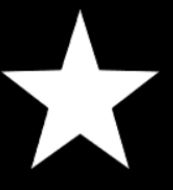
#> input picture OpenCV/Code/5_Counter/picture_3.jpg, 173 x 190 px
$ python centroid.py
#> lines starting #> are read from the running program, lines starting #| are printed output that depends on the picture; after the words box and inside, x2 and y2 are one past the last pixel; in counts of white or black regions, pixels touching at a corner belong together
import cv2
import numpy as np

img = cv2.imread('picture_3.jpg')
#> img is the input picture: shape (190, 173, 3); min 0, max 255, mean 65.9
gray = cv2.cvtColor(img, cv2.COLOR_BGR2GRAY)
ret, binary = cv2.threshold(gray, 127, 255, cv2.THRESH_BINARY)
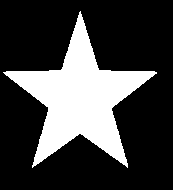
#> binary: shape (190, 173); 25.8% white; 1 white region

# 寻找轮廓
counter, hierarchy = cv2.findContours(
    binary, cv2.RETR_TREE, cv2.CHAIN_APPROX_SIMPLE)
#> counter = 1 contour; box (x1, y1, x2, y2) and area: (3, 11, 157, 168) 8224
# 求取质心
cnt = counter[0]
#> cnt = contour of 248 points, box (x1, y1, x2, y2) (3, 11, 157, 168), area 8224
M = cv2.moments(cnt)
#> M = moments, m00 8224.5, centre m10/m00, m01/m00 = (79.66, 98.08)
cx = int(M['m10']/M['m00'])
#> cx = 79
cy = int(M['m01']/M['m00'])
#> cy = 98

while True:
    cv2.circle(img, (cx, cy), 5, (0, 255, 0), -1)
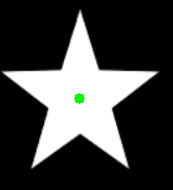
#> img: shape (190, 173, 3); 0.25% of pixels changed, all inside (x1, y1, x2, y2) = (74, 93, 85, 104)
    cv2.imshow('res', img)
    key = cv2.waitKey(1)
#> (key Esc is pressed here)
    if key == 27:
        break

cv2.destroyAllWindows()

$ run again, with OpenCV/Code/5_Counter/picture_1.jpg copied over OpenCV/Code/5_Counter/picture_3.jpg
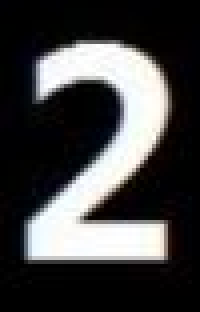
#> input picture OpenCV/Code/5_Counter/picture_1.jpg, 50 x 78 px (shown 4 times larger)
#> img is the input picture: shape (78, 50, 3); mean B, G, R 67.6, 67.2, 67.5
#> `ret, binary = cv2.threshold(gray, 127, 255, cv2.THRESH_BINARY)`:
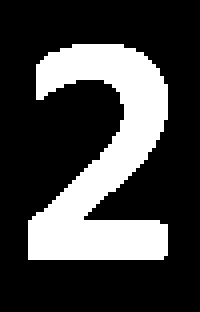
#> binary: shape (78, 50) (shown 4 times larger); 26.5% white; 1 white region
#> counter = 1 contour; box (x1, y1, x2, y2) and area: (7, 11, 42, 65) 933
#> cnt = contour of 62 points, box (x1, y1, x2, y2) (7, 11, 42, 65), area 933
#> M = moments, m00 933, centre m10/m00, m01/m00 = (25.56, 39.33)
#> cx = 25
#> cy = 39
#> `cv2.circle(img, (cx, cy), 5, (0, 255, 0), -1)`:
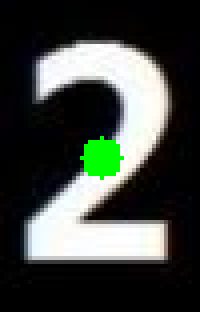
#> img: shape (78, 50, 3) (shown 4 times larger); 2.08% of pixels changed, all inside (x1, y1, x2, y2) = (20, 34, 31, 45)
